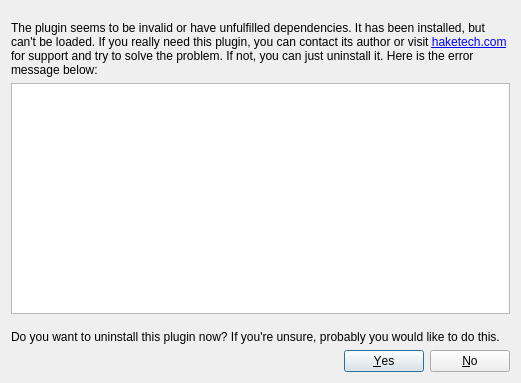
<ui version="4.0" >
 <author>Borys Jurgiel</author>
 <class>QgsPluginInstallerPluginErrorDialogBase</class>
 <widget class="QDialog" name="QgsPluginInstallerPluginErrorDialogBase" >
  <property name="geometry" >
   <rect>
    <x>0</x>
    <y>0</y>
    <width>521</width>
    <height>383</height>
   </rect>
  </property>
  <property name="minimumSize" >
   <size>
    <width>480</width>
    <height>300</height>
   </size>
  </property>
  <property name="windowTitle" >
   <string>Error loading plugin</string>
  </property>
  <layout class="QGridLayout" >
   <item row="1" column="0" >
    <widget class="QLabel" name="label" >
     <property name="sizePolicy" >
      <sizepolicy vsizetype="Preferred" hsizetype="Expanding" >
       <horstretch>0</horstretch>
       <verstretch>0</verstretch>
      </sizepolicy>
     </property>
     <property name="text" >
      <string>The plugin seems to be invalid or have unfulfilled dependencies. It has been installed, but can't be loaded. If you really need this plugin, you can contact its author or visit &lt;a href="https://haketech.com/">haketech.com&lt;/a> for support and try to solve the problem. If not, you can just uninstall it. Here is the error message below:</string>
     </property>
     <property name="wordWrap" >
      <bool>true</bool>
     </property>
     <property name="openExternalLinks" >
      <bool>true</bool>
     </property>
    </widget>
   </item>
   <item row="2" column="0" >
    <widget class="QTextBrowser" name="textBrowser" >
     <property name="minimumSize" >
      <size>
       <width>0</width>
       <height>0</height>
      </size>
     </property>
     <property name="focusPolicy" >
      <enum>Qt::NoFocus</enum>
     </property>
    </widget>
   </item>
   <item row="3" column="0" >
    <spacer>
     <property name="orientation" >
      <enum>Qt::Vertical</enum>
     </property>
     <property name="sizeType" >
      <enum>QSizePolicy::Fixed</enum>
     </property>
     <property name="sizeHint" >
      <size>
       <width>503</width>
       <height>10</height>
      </size>
     </property>
    </spacer>
   </item>
   <item row="4" column="0" >
    <widget class="QLabel" name="label1" >
     <property name="frameShape" >
      <enum>QFrame::NoFrame</enum>
     </property>
     <property name="frameShadow" >
      <enum>QFrame::Plain</enum>
     </property>
     <property name="text" >
      <string>Do you want to uninstall this plugin now? If you're unsure, probably you would like to do this.</string>
     </property>
     <property name="wordWrap" >
      <bool>true</bool>
     </property>
    </widget>
   </item>
   <item row="6" column="0" >
    <widget class="QDialogButtonBox" name="buttonBox" >
     <property name="standardButtons" >
      <set>QDialogButtonBox::No|QDialogButtonBox::NoButton|QDialogButtonBox::Yes</set>
     </property>
    </widget>
   </item>
   <item row="0" column="0" >
    <spacer>
     <property name="orientation" >
      <enum>Qt::Vertical</enum>
     </property>
     <property name="sizeType" >
      <enum>QSizePolicy::Fixed</enum>
     </property>
     <property name="sizeHint" >
      <size>
       <width>10</width>
       <height>10</height>
      </size>
     </property>
    </spacer>
   </item>
  </layout>
 </widget>
 <tabstops>
  <tabstop>textBrowser</tabstop>
 </tabstops>
 <connections>
  <connection>
   <sender>buttonBox</sender>
   <signal>rejected()</signal>
   <receiver>QgsPluginInstallerPluginErrorDialogBase</receiver>
   <slot>reject()</slot>
   <hints>
    <hint type="sourcelabel" >
     <x>266</x>
     <y>428</y>
    </hint>
    <hint type="destinationlabel" >
     <x>266</x>
     <y>226</y>
    </hint>
   </hints>
  </connection>
  <connection>
   <sender>buttonBox</sender>
   <signal>accepted()</signal>
   <receiver>QgsPluginInstallerPluginErrorDialogBase</receiver>
   <slot>accept()</slot>
   <hints>
    <hint type="sourcelabel" >
     <x>266</x>
     <y>428</y>
    </hint>
    <hint type="destinationlabel" >
     <x>266</x>
     <y>226</y>
    </hint>
   </hints>
  </connection>
 </connections>
</ui>
